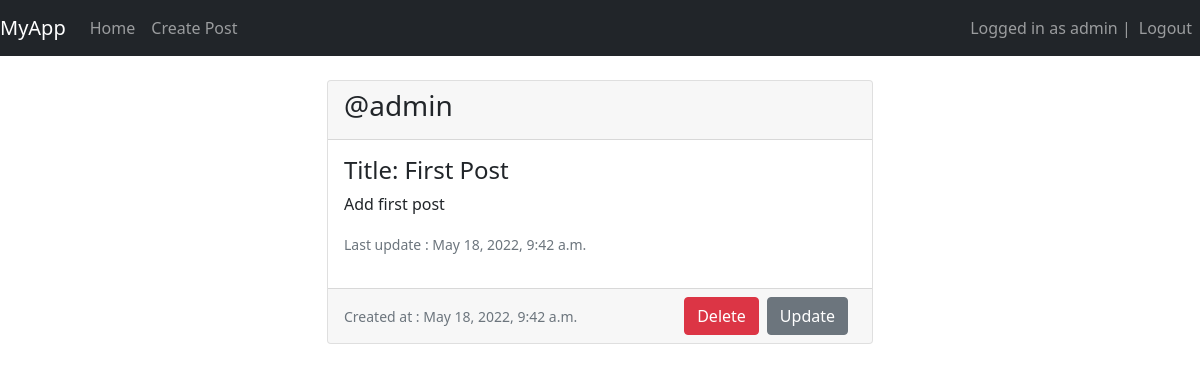
The app's page / (signed in) with its own data.
### members/models.py (models this page shows, shortened)
class Post(models.Model):
    author = models.ForeignKey(User, on_delete=models.CASCADE)
    title = models.CharField(max_length=200)
    description = models.TextField()
    created_at = models.DateTimeField(auto_now_add=True)
    updated_at = models.DateTimeField(auto_now=True)
    class Meta:
        ordering = ["-updated_at"]

### members/views.py (the view)
# urls.py: 2. Add a URL to urlpatterns:  path('', Home.as_view(), name='home')
@login_required(login_url="/login")
def Home(request):
    posts = models.Post.objects.all()
    if request.method == "POST":
        post_id = request.POST.get("post-id")
        post = models.Post.objects.filter(id=post_id).first()
        if post and post.author == request.user:
            post.delete()
    return render(request, 'home.html', {"posts": posts})

### templates/home.html (shortened to what this page needs)
{% extends 'base.html' %}
{% block content %}
{% for post in posts %}
<div class="row py-4">
    <div class="col-6 mx-auto">
        <div class="card">
            <div class="card-header">
                <h3>@{{post.author.username}}</h3>
            </div>
            <div class="card-body d-flex flex-row justify-content-between">
                <div>
                    <h4 class="card-title">
                        Title: {{post.title}}
                    </h4>
                    <p>{{post.description}}</p>
                    <p class="text-muted"><small>Last update : {{ post.updated_at }}</small></p>
                </div>
            </div>
            <div class="card-footer d-flex flex-row justify-content-between align-items-center">
                <div class="text-muted">
                    <small>
                        Created at : {{post.created_at}}
                    </small>
                </div>
                <div class="d-flex">
                    {% if user == post.author %}
                    <form method="post">
                        <button type="submit" class="btn btn-danger" name="post-id" value="{{post.id}}">Delete</button>
                    </form>
                    <a class="btn btn-secondary mx-2" href="{% url 'update-post' post.pk %}">Update</a>
                    {% endif %}
                </div>
            </div>
        </div>
    </div>
</div>
{% endfor %}
{% endblock %}

### templates/nav.inc.html (shortened to what this page needs)
<nav class="navbar navbar-expand-lg navbar-dark bg-dark">
    <a class="navbar-brand" href="{% url 'home' %}">MyApp</a>
    <div class="collapse navbar-collapse" id="navbarNav">
        <ul class="navbar-nav">
            <li class="nav-item active">
                <a class="nav-link" href="/">Home</a>
            </li>
            <li class="nav-item">
                <a class="nav-link" href="{% url 'create-post'%}">Create Post</a>
            </li>
        </ul>
    </div>
    <div>
        <ul class="navbar-nav">
            {% if user.is_authenticated %}
            <span class="navbar-text">Logged in as {{ user.username }} | </span>
            <li class="nav-item">
                <a class="nav-link" href="/logout">Logout</a>
            </li>
            {% else %}
            <li class="nav-item">
                <a class="nav-link" href="/login">Login</a>
            </li>
            {% endif %}
        </ul>
    </div>
</nav>

### records on screen
Post: author.username "admin", title "First Post", description "Add first post", updated_at "May 18, 2022, 9:42 a.m.", created_at "May 18, 2022, 9:42 a.m.", {{ post.id }} 30 (drawn)

### other values on screen
{{ user.username }} "admin"
